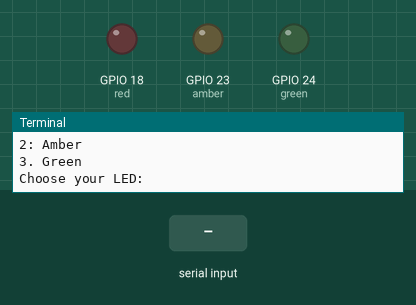
Recording of a program running on a simulated Raspberry Pi (BCM pin numbers). Parts: output pins drawn as LEDs (lit = HIGH), the last lines printed to the terminal. Dashed ring = blinking. Inputs (shaded band) come from the test bench. At 6.8 s the program stops and its outputs stay as they are.

Above: at 1.2 s.
1.3 s: "1" typed at the terminal, then Enter
2.8 s: "2" typed at the terminal, then Enter
At 3.4 s:
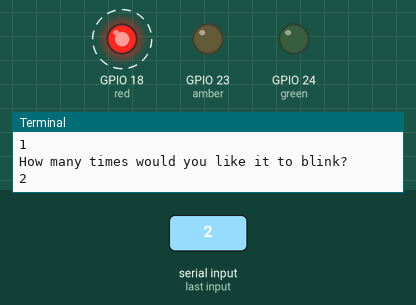
Timing chart, 0 to 7.3 s (numbered marks = the images above; inputs shaded):
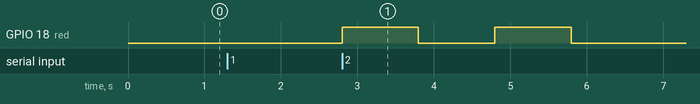

The program:

4-UserInput.py
```python
import os
import time
from gpiozero import LED

red = LED(18)
amber = LED(23)
green = LED(24)

os.system("clear")
print("Which LED would you like to blink?")
print("1: Red")
print("2: Amber")
print("3. Green")

led_choice = input("Choose your LED: ")
count = input("How many times would you like it to blink? ")

led_choice = int(led_choice)
count = int(count)

if led_choice == 1:
	chosen_led = red
elif led_choice == 2:
	chosen_led = amber
elif led_choice == 3:
	chosen_led = green

if led_choice > 0:
	while count > 0:
		chosen_led.on()
		time.sleep(1)
		chosen_led.off()
		time.sleep(1)
		count = count - 1
```

Measured:
- after the input at 2.8 s, GPIO 18 (red): alternates HIGH for 1.0 s and LOW for 1.0 s, 4 changes in all, then stays LOW, starting at once
